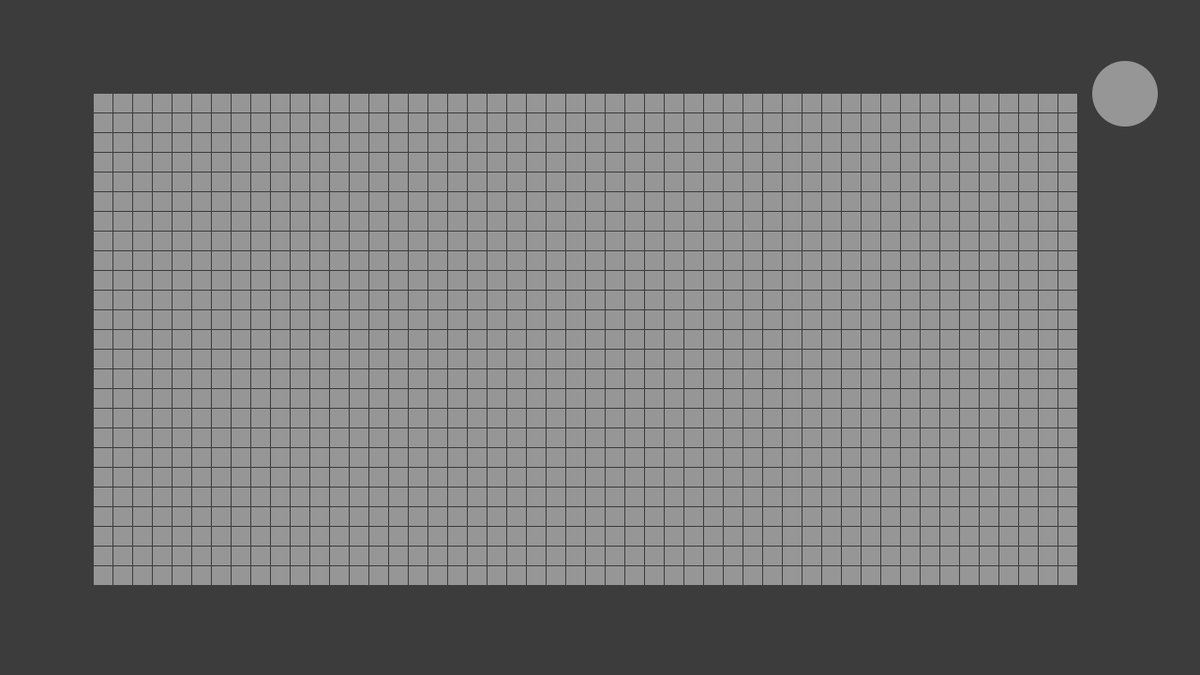
Frame 1 (no input)
Frame 60 (the mouse pressed at the canvas centre just before this capture): identical to frame 1, image omitted
Frame 120 (the mouse held since frame 60 and released just before this capture): identical to frame 1, image omitted

The Processing sketch that drew this single still picture (run headless with seeded random() and noise(); from frame 60 on, the mouse is pressed at the canvas centre):

// Processing sketch: GOL
// ── GOL.pde
// Mingde Yin GOL
// Aug 31, 2020


/*

INIT

*/

final int TILE_SIZE = 20;
final int PADDING = 1;

final int GRID_OFFSET = 100;

final int GRID_W = 50;
final int GRID_H = 25;

GTile[][] tiles; // tiles for map
PlayPauseButton pBtn; // button to play and pause

int MODE = 0;

// 0 -- placing, 1 -- playing


/*

MAIN CODE

*/

void setup() {
  // called when the program is launched

  // init processing stuff
  size(1280, 720);
  noStroke();
  frameRate(5);

  // init grid
  tiles = new GTile[GRID_W][GRID_H];

  for (int x = 0; x < GRID_W; x++) {
    for (int y = 0; y < GRID_H; y++) tiles[x][y] = new GTile(x, y, position(x), position(y));
  }

  // init button
  pBtn = new PlayPauseButton(1200, 100, 70);
}


public int position(int p) {
  // transforms array index to corresponding position on screen
  return p * (TILE_SIZE + PADDING) + GRID_OFFSET;
}

public boolean inCell(int ix, int iy) {
  // checks if mouse is in the cell with indices ix, iy
  return mouseX > position(ix) && mouseX < position(ix) + TILE_SIZE && mouseY > position(iy) && mouseY < position(iy) + TILE_SIZE;
}

public int mouseToCell(int n) {
  /// apply reverse of position formula to construct cell indices
  return (n - GRID_OFFSET) / (TILE_SIZE + PADDING);
}

public boolean inCirc(int pX, int pY, int dia) {
  // checks if mouse is in circle
  return sqrt(sq(mouseX-pX) + sq(mouseY-pY)) < dia/2;
}

public int wrap(int n, int limit) {
  // allows wrap-around access of indices
  if (n >= 0 && n < limit) return n;
  else if (n < 0) return n + limit; // underflow
  else return n - limit; // overflow
}


class GTile {
  // Drawing mechanics
  public int indX, indY; // indices in the array
  private int posX, posY; // position on screen

  // game Mechanics
  public boolean alive;
  private boolean nextState;

  // FUNCTIONS

  public GTile(int ix, int iy, int px, int py) {
    // constructor
    indX = ix;
    indY = iy;
    posX = px;
    posY = py;
  }

  void prepareState() {
    // perform GOL mechanics

    int neighbours = 0;

    // check 8 surrounding cells
    int[] acX = {-1, 0, 1, -1, 1, -1, 0, 1};
    int[] acY = {-1, -1, -1, 0, 0, 1, 1, 1};

    for (int i = 0; i < 8; i++) {
      if (tiles[wrap(indX + acX[i], GRID_W)][wrap(indY + acY[i], GRID_H)].alive) neighbours++;
      // adds to neighbours if tile is alive
    }

    nextState = ((neighbours == 2 && alive) || neighbours == 3); // set next state
  }

  void propagateState() {
    // updates all states after checking
    alive = nextState;
  }

  void update() {

    if (MODE == 1) propagateState(); // update, if we're playing

    // draw
    if (alive) fill(10, 200, 10);
    else fill(150, 150, 150);

    square(posX, posY, TILE_SIZE);
  }

  void click() {
    if (MODE == 0) {
      alive = !alive;
    }
  }

}

class PlayPauseButton {

  private int posX, posY, SIZE;
  // position on screen

  public PlayPauseButton(int x, int y, int s) {
    posX = x;
    posY = y;
    SIZE = s;
  }

  void update() {
    // draw

    if (MODE == 0) fill(150, 150, 150);
    else fill(150, 200, 150);

    circle(posX, posY, SIZE);
  }

  void click() {
    if (inCirc(posX, posY, SIZE)) MODE = 1-MODE;
  }
}

void mouseClicked() {
  pBtn.click();

  int clickX = mouseToCell(mouseX);
  int clickY = mouseToCell(mouseY);
  if (clickX >= 0 && clickX < GRID_W && clickY >= 0 && clickY < GRID_H) tiles[clickX][clickY].click();

  redraw(); // update screen
}


void draw() {
  clear();
  background(60, 60, 60);

  if (MODE == 1) {
    // calculate
    for (int x = 0; x < GRID_W; x++) {
      for (int y = 0; y < GRID_H; y++) tiles[x][y].prepareState();
    }
  }

  // draw
  for (int x = 0; x < GRID_W; x++) {
    for (int y = 0; y < GRID_H; y++) tiles[x][y].update();
  }

  pBtn.update();
  
}
